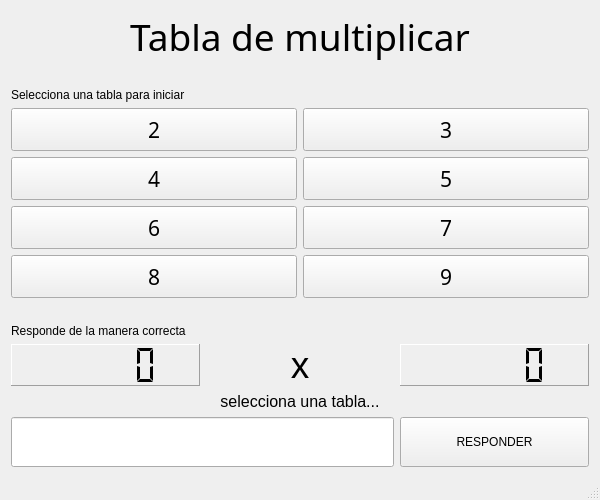
<?xml version="1.0" encoding="UTF-8"?>
<ui version="4.0">
 <class>MainWindow</class>
 <widget class="QMainWindow" name="MainWindow">
  <property name="geometry">
   <rect>
    <x>0</x>
    <y>0</y>
    <width>600</width>
    <height>500</height>
   </rect>
  </property>
  <property name="minimumSize">
   <size>
    <width>600</width>
    <height>500</height>
   </size>
  </property>
  <property name="maximumSize">
   <size>
    <width>600</width>
    <height>500</height>
   </size>
  </property>
  <property name="windowTitle">
   <string>Tabla de Multiplicar</string>
  </property>
  <property name="windowIcon">
   <iconset>
    <normaloff>../tab.ico</normaloff>../tab.ico</iconset>
  </property>
  <widget class="QWidget" name="centralWidget">
   <layout class="QGridLayout" name="gridLayout_3">
    <item row="2" column="0">
     <widget class="QLabel" name="label_6">
      <property name="text">
       <string>Selecciona una tabla para iniciar</string>
      </property>
     </widget>
    </item>
    <item row="1" column="0">
     <spacer name="verticalSpacer">
      <property name="orientation">
       <enum>Qt::Vertical</enum>
      </property>
      <property name="sizeType">
       <enum>QSizePolicy::Fixed</enum>
      </property>
      <property name="sizeHint" stdset="0">
       <size>
        <width>20</width>
        <height>20</height>
       </size>
      </property>
     </spacer>
    </item>
    <item row="0" column="0">
     <widget class="QLabel" name="label">
      <property name="font">
       <font>
        <family>Ravie</family>
        <pointsize>28</pointsize>
       </font>
      </property>
      <property name="text">
       <string>Tabla de multiplicar</string>
      </property>
      <property name="textFormat">
       <enum>Qt::RichText</enum>
      </property>
      <property name="alignment">
       <set>Qt::AlignCenter</set>
      </property>
     </widget>
    </item>
    <item row="4" column="0">
     <spacer name="verticalSpacer_2">
      <property name="orientation">
       <enum>Qt::Vertical</enum>
      </property>
      <property name="sizeType">
       <enum>QSizePolicy::Fixed</enum>
      </property>
      <property name="sizeHint" stdset="0">
       <size>
        <width>20</width>
        <height>20</height>
       </size>
      </property>
     </spacer>
    </item>
    <item row="3" column="0">
     <layout class="QGridLayout" name="gridLayout_2">
      <item row="0" column="0">
       <widget class="QPushButton" name="tabla_2">
        <property name="sizePolicy">
         <sizepolicy hsizetype="Expanding" vsizetype="Expanding">
          <horstretch>0</horstretch>
          <verstretch>0</verstretch>
         </sizepolicy>
        </property>
        <property name="minimumSize">
         <size>
          <width>200</width>
          <height>0</height>
         </size>
        </property>
        <property name="font">
         <font>
          <family>MS PGothic</family>
          <pointsize>16</pointsize>
         </font>
        </property>
        <property name="text">
         <string>2</string>
        </property>
       </widget>
      </item>
      <item row="0" column="1">
       <widget class="QPushButton" name="tabla_3">
        <property name="sizePolicy">
         <sizepolicy hsizetype="Expanding" vsizetype="Expanding">
          <horstretch>0</horstretch>
          <verstretch>0</verstretch>
         </sizepolicy>
        </property>
        <property name="minimumSize">
         <size>
          <width>200</width>
          <height>0</height>
         </size>
        </property>
        <property name="font">
         <font>
          <family>MS PGothic</family>
          <pointsize>16</pointsize>
         </font>
        </property>
        <property name="text">
         <string>3</string>
        </property>
       </widget>
      </item>
      <item row="1" column="0">
       <widget class="QPushButton" name="tabla_4">
        <property name="sizePolicy">
         <sizepolicy hsizetype="Expanding" vsizetype="Expanding">
          <horstretch>0</horstretch>
          <verstretch>0</verstretch>
         </sizepolicy>
        </property>
        <property name="minimumSize">
         <size>
          <width>200</width>
          <height>0</height>
         </size>
        </property>
        <property name="font">
         <font>
          <family>MS PGothic</family>
          <pointsize>16</pointsize>
         </font>
        </property>
        <property name="text">
         <string>4</string>
        </property>
       </widget>
      </item>
      <item row="1" column="1">
       <widget class="QPushButton" name="tabla_5">
        <property name="sizePolicy">
         <sizepolicy hsizetype="Expanding" vsizetype="Expanding">
          <horstretch>0</horstretch>
          <verstretch>0</verstretch>
         </sizepolicy>
        </property>
        <property name="minimumSize">
         <size>
          <width>200</width>
          <height>0</height>
         </size>
        </property>
        <property name="font">
         <font>
          <family>MS PGothic</family>
          <pointsize>16</pointsize>
         </font>
        </property>
        <property name="text">
         <string>5</string>
        </property>
       </widget>
      </item>
      <item row="2" column="0">
       <widget class="QPushButton" name="tabla_6">
        <property name="sizePolicy">
         <sizepolicy hsizetype="Expanding" vsizetype="Expanding">
          <horstretch>0</horstretch>
          <verstretch>0</verstretch>
         </sizepolicy>
        </property>
        <property name="minimumSize">
         <size>
          <width>200</width>
          <height>0</height>
         </size>
        </property>
        <property name="font">
         <font>
          <family>MS PGothic</family>
          <pointsize>16</pointsize>
         </font>
        </property>
        <property name="text">
         <string>6</string>
        </property>
       </widget>
      </item>
      <item row="2" column="1">
       <widget class="QPushButton" name="tabla_7">
        <property name="sizePolicy">
         <sizepolicy hsizetype="Expanding" vsizetype="Expanding">
          <horstretch>0</horstretch>
          <verstretch>0</verstretch>
         </sizepolicy>
        </property>
        <property name="minimumSize">
         <size>
          <width>200</width>
          <height>0</height>
         </size>
        </property>
        <property name="font">
         <font>
          <family>MS PGothic</family>
          <pointsize>16</pointsize>
         </font>
        </property>
        <property name="text">
         <string>7</string>
        </property>
       </widget>
      </item>
      <item row="3" column="0">
       <widget class="QPushButton" name="tabla_8">
        <property name="sizePolicy">
         <sizepolicy hsizetype="Expanding" vsizetype="Expanding">
          <horstretch>0</horstretch>
          <verstretch>0</verstretch>
         </sizepolicy>
        </property>
        <property name="minimumSize">
         <size>
          <width>200</width>
          <height>0</height>
         </size>
        </property>
        <property name="font">
         <font>
          <family>MS PGothic</family>
          <pointsize>16</pointsize>
         </font>
        </property>
        <property name="text">
         <string>8</string>
        </property>
       </widget>
      </item>
      <item row="3" column="1">
       <widget class="QPushButton" name="tabla_9">
        <property name="sizePolicy">
         <sizepolicy hsizetype="Expanding" vsizetype="Expanding">
          <horstretch>0</horstretch>
          <verstretch>0</verstretch>
         </sizepolicy>
        </property>
        <property name="minimumSize">
         <size>
          <width>200</width>
          <height>0</height>
         </size>
        </property>
        <property name="font">
         <font>
          <family>MS PGothic</family>
          <pointsize>16</pointsize>
         </font>
        </property>
        <property name="text">
         <string>9</string>
        </property>
       </widget>
      </item>
     </layout>
    </item>
    <item row="5" column="0">
     <layout class="QGridLayout" name="gridLayout">
      <item row="1" column="1">
       <widget class="QLabel" name="label_3">
        <property name="font">
         <font>
          <pointsize>28</pointsize>
         </font>
        </property>
        <property name="text">
         <string>x</string>
        </property>
        <property name="alignment">
         <set>Qt::AlignCenter</set>
        </property>
       </widget>
      </item>
      <item row="3" column="2">
       <widget class="QPushButton" name="responder_pushButton">
        <property name="minimumSize">
         <size>
          <width>0</width>
          <height>50</height>
         </size>
        </property>
        <property name="text">
         <string>RESPONDER</string>
        </property>
        <property name="autoDefault">
         <bool>false</bool>
        </property>
        <property name="default">
         <bool>false</bool>
        </property>
       </widget>
      </item>
      <item row="0" column="0" colspan="2">
       <widget class="QLabel" name="label_7">
        <property name="text">
         <string>Responde de la manera correcta</string>
        </property>
       </widget>
      </item>
      <item row="1" column="2">
       <widget class="QLCDNumber" name="valorRight_lcdNumber">
        <property name="frameShape">
         <enum>QFrame::Panel</enum>
        </property>
        <property name="segmentStyle">
         <enum>QLCDNumber::Flat</enum>
        </property>
       </widget>
      </item>
      <item row="1" column="0">
       <widget class="QLCDNumber" name="valorLeft_lcdNumber">
        <property name="frameShape">
         <enum>QFrame::Panel</enum>
        </property>
        <property name="segmentStyle">
         <enum>QLCDNumber::Flat</enum>
        </property>
       </widget>
      </item>
      <item row="2" column="0" colspan="3">
       <widget class="QLabel" name="estado_label">
        <property name="font">
         <font>
          <pointsize>12</pointsize>
         </font>
        </property>
        <property name="text">
         <string>selecciona una tabla...</string>
        </property>
        <property name="alignment">
         <set>Qt::AlignCenter</set>
        </property>
       </widget>
      </item>
      <item row="3" column="0" colspan="2">
       <widget class="QLineEdit" name="respuesta_SpinBox">
        <property name="minimumSize">
         <size>
          <width>0</width>
          <height>50</height>
         </size>
        </property>
        <property name="font">
         <font>
          <pointsize>20</pointsize>
         </font>
        </property>
        <property name="cursor">
         <cursorShape>ArrowCursor</cursorShape>
        </property>
        <property name="mouseTracking">
         <bool>false</bool>
        </property>
        <property name="focusPolicy">
         <enum>Qt::NoFocus</enum>
        </property>
        <property name="contextMenuPolicy">
         <enum>Qt::NoContextMenu</enum>
        </property>
        <property name="acceptDrops">
         <bool>false</bool>
        </property>
        <property name="frame">
         <bool>true</bool>
        </property>
        <property name="readOnly">
         <bool>false</bool>
        </property>
        <property name="clearButtonEnabled">
         <bool>true</bool>
        </property>
       </widget>
      </item>
     </layout>
    </item>
   </layout>
  </widget>
  <widget class="QStatusBar" name="statusBar"/>
 </widget>
 <layoutdefault spacing="6" margin="11"/>
 <resources/>
 <connections/>
</ui>
